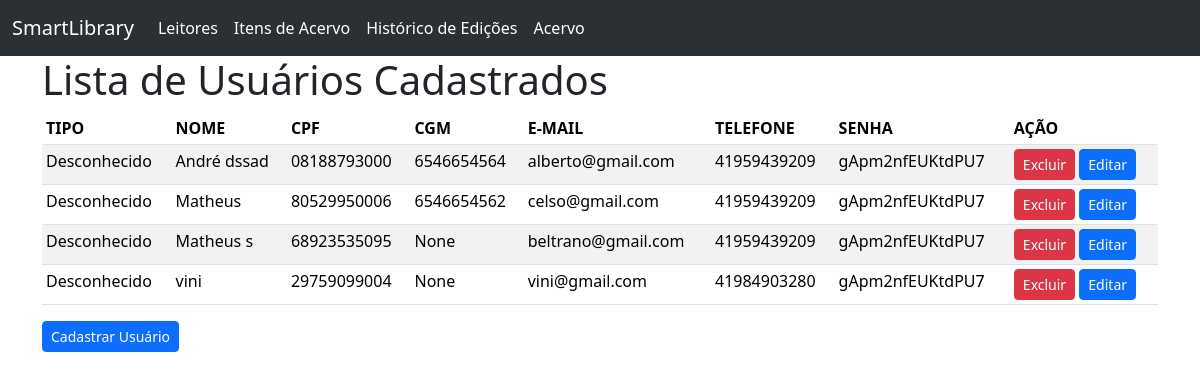
The page /user/ on the database as committed earlier.
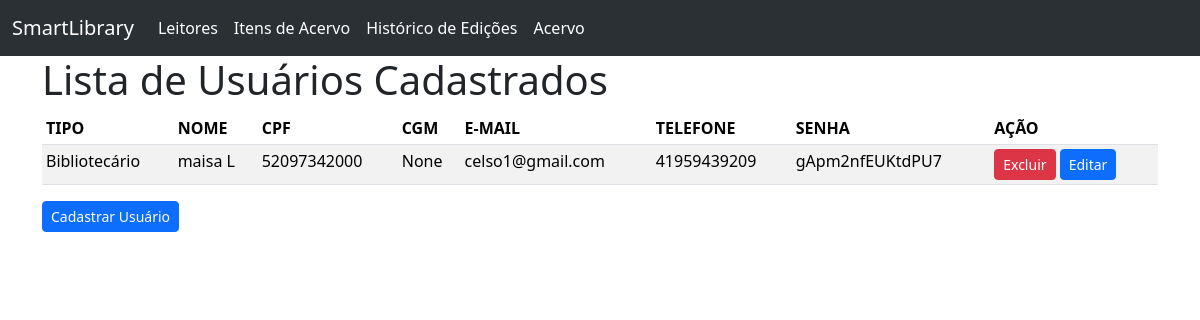
The same page on the database as committed later.
### user/models.py (models this page shows, shortened)
class User(models.Model):
    LEITOR = 0
    FUNCIONARIO = 1
    BIBLIOTECARIO = 2
    USERS_TYPES_LIST = [
        (LEITOR, "Leitor"),
        (FUNCIONARIO, "Funcionário"),
        (BIBLIOTECARIO, "Bibliotecário"),
    ]
    type_user = models.PositiveSmallIntegerField(
        verbose_name="Tipo de Usuário",
        choices=USERS_TYPES_LIST,
        null=False,
        blank=False,
        default=LEITOR,
        help_text="Escolha o tipo de usuário",
    )
    name = models.CharField(
        verbose_name="Nome Completo",
        max_length=100,
        null=False,
        blank=False,
        validators=[validate_name],
        unique=True,
        help_text="Esse nome ficará no banco de dados da Secretaria de Educação do Paraná",
    )
    cpf = models.CharField(
        verbose_name="CPF",
        max_length=11,
        null=False,
        blank=False,
        primary_key=True,
        validators=[validate_cpf],
        help_text="Não use pontos nem traços",
    )
    email = models.EmailField(
        verbose_name="E-mail",
        max_length=50,
        null=False,
        blank=False,
        unique=True,
        validators=[validate_email],
        help_text="Use o @gmail ou o @escola",
    )
    phone = models.CharField(
        verbose_name="Telefone",
        max_length=11,
        validators=[validate_phone],
        help_text="Digite apenas números, sem pontuações ou espaços. Exemplo: Para (21) 99999-8888, digite 21999998888",
    )
    password = models.CharField(
        verbose_name="Senha",
        max_length=128,
        null=False,
        blank=False,
        validators=[validate_password],
        help_text="Coloque uma senha com no mínimo 8 caracteres",
    )
    cgm = models.CharField(
        verbose_name="CGM",
        max_length=10,
        blank=True,
        null=True,
        unique=True,
        validators=[validate_cgm],
        help_text="Código Geral de Matrícula (10 dígitos)",
    )
    def get_tipo_usuario_display(self):
        for numero, label in self.USERS_TYPES_LIST:
            if numero == self.type_user:
                return label
        return "Desconhecido"

### user/views.py (the view)
# urls.py: path("", UserListView.as_view(), name="user_list"),
class UserListView(ListView):
    model = User
    def get_context_data(self, **kwargs):
        context = super().get_context_data(**kwargs)
        context['tipos'] = {
            0: "Leitor",
            1: "Funcionário",
            2: "Bibliotecário"
        }
        return context

### user/templates/user/user_list.html (shortened to what this page needs)
{% extends "base.html" %}
{% block main_content %}
    <h1>Lista de Usuários Cadastrados</h1>
    {% if user_list %}
    <div class="table-responsive">
        <table class="table table-striped table-hover table-sm">
            <thead>
                <tr>
                    <th scope="col">TIPO</th>
                    <th scope="col">NOME</th>
                    <th scope="col">CPF</th>
                    <th scope="col">CGM</th>
                    <th scope="col">E-MAIL</th>
                    <th scope="col">TELEFONE</th>
                    <th scope="col">SENHA</th>
                    <th scope="col">AÇÃO</th>
                </tr>
            </thead>
            <tbody>
                {% for user in user_list %}
                    <tr>
                        <td scope="row"> {{ user.get_tipo_usuario_display }} </td>
                        <td scope="row"> {{ user.name|truncatechars:50 }} </td>
                        <td scope="row"> {{ user.cpf }} </td>
                        <td scope="row"> {{ user.cgm }} </td>
                        <td scope="row"> {{ user.email|truncatechars:20 }} </td>
                        <td scope="row"> {{ user.phone }} </td>
                        <td scope="row"> {{ user.password|truncatechars:20 }} </td>
                        <td>
                            <a href="{% url "user_delete" pk=user.cpf %}" class="btn btn-danger btn-sm">Excluir</a>
                            <a href="{% url "user_update" pk=user.cpf %}" class="btn btn-primary btn-sm">Editar</a>
                        </td>
                    </tr>
                {% endfor %}
            </tbody>
        </table>
    </div>
    {% else %}
        <p>Parece que não tem nada...</p>
    {% endif %}
    <div>
        <a href="{% url 'user_create' %}" class="btn btn-primary btn-sm">Cadastrar Usuário</a>
    </div>
{% endblock main_content %}

### user/templates/base.html (shortened to what this page needs)
<!DOCTYPE html>
<html lang="pt-br">
<head>
    <link href="https://cdn.jsdelivr.net/npm/bootstrap@5.3.6/dist/css/bootstrap.min.css" rel="stylesheet">
    <link rel="stylesheet" href="https://cdn.jsdelivr.net/npm/bootstrap-icons@1.13.1/font/bootstrap-icons.min.css">
</head>
<body>
    <nav class="navbar navbar-expand-lg bg-body-tertiary" data-bs-theme="dark">
        <div class="container-fluid">
            <a class="navbar-brand" href="{% url "home_page" %}">SmartLibrary</a>
            <div class="collapse navbar-collapse" id="navbarNavDropdown">
                <ul class="navbar-nav">
                    <li class="nav-item">
                        <a class="nav-link active" aria-current="page" href="{% url "user_list" %}">Leitores</a>
                    </li>
                    <li class="nav-item">
                        <a class="nav-link active" aria-current="page" href="{% url "collection_item_list" %}">Itens de Acervo</a>
                    </li>
                    <li class="nav-item">
                        <a class="nav-link active" aria-current="page" href="{% url "collection_item_history" %}">Histórico de Edições</a>
                    </li>
                    <li class="nav-item">
                        <a class="nav-link active" aria-current="page" href="{% url "collection_list" %}">Acervo</a>
                    </li>
                </ul>
            </div>
        </div>
    </nav>
    <main class="container">
        {% block main_content %}
        {% endblock main_content %}
    </main>
</body>
</html>

Rows that differ between the two databases and show on the page:
removed User: tipo_usuario "Desconhecido", name "André dssad", cpf "08188793000", cgm "6546654564", email "alberto@gmail.com", phone "41959439209", password "gApm2nfEUKtdPU7"
removed User: tipo_usuario "Desconhecido", name "Matheus", cpf "80529950006", cgm "6546654562", email "celso@gmail.com", phone "41959439209", password "gApm2nfEUKtdPU7"
removed User: tipo_usuario "Desconhecido", name "Matheus s", cpf "68923535095", cgm "None", email "beltrano@gmail.com", phone "41959439209", password "gApm2nfEUKtdPU7"
removed User: tipo_usuario "Desconhecido", name "vini", cpf "29759099004", cgm "None", email "vini@gmail.com", phone "41984903280", password "gApm2nfEUKtdPU7"
added User: tipo_usuario "Bibliotecário", name "maisa L", cpf "52097342000", cgm "None", email "celso1@gmail.com", phone "41959439209", password "gApm2nfEUKtdPU7"
